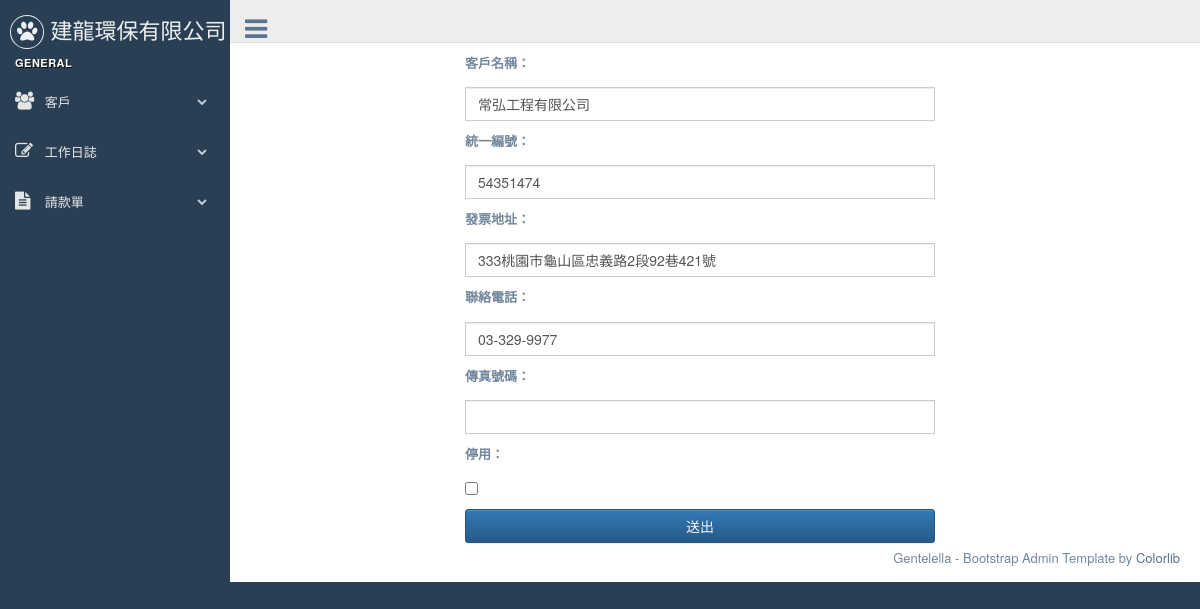
The page /customers/10/edit/ on the database its author committed.
### customers/models.py (models this page shows, shortened)
class Customer(models.Model):
    title = models.CharField(max_length=36, null=False, blank=False, verbose_name='客戶名稱')
    unikey = models.CharField(  max_length=12,null=True, blank=True, verbose_name='統一編號' )
    address = models.CharField( max_length=100, null=True, blank=True, verbose_name='地址')
    phone = models.CharField(max_length=20, null=True, blank=True, verbose_name='電話')
    faxno = models.CharField(max_length=20, null=True, blank=True, verbose_name='傳真')
    invalid = models.BooleanField(default=False, verbose_name='停用')
    create_at = models.DateTimeField(auto_now_add=True, auto_now =False)
    modify = models.DateTimeField(auto_now_add=False, auto_now =True)

### customers/views.py (the view)
# urls.py: url(r'^(?P<pk>\d+)/edit/$', CustomerUpdate.as_view( template_name = 'customers/customer_form.html' ), name="customer_edit" ),
class CustomerUpdate(UpdateView):
    model = Customer
    form_class = CustomerEditForm
    success_url = reverse_lazy('customers:customer_list')

### customers/forms.py
class CustomerEditForm(forms.ModelForm):
    title = forms.CharField( widget= forms.TextInput( attrs={'class':'form-control' } ),label='客戶名稱' )
    unikey = forms.CharField( widget= forms.TextInput( attrs={'class':'form-control' , } ),label='統一編號',required=False )
    address = forms.CharField( widget= forms.TextInput( attrs={'class':'form-control' } ) ,label='發票地址',required=False)
    phone = forms.CharField( widget= forms.TextInput( attrs={'class':'form-control'   } ),label='聯絡電話' ,required=False )
    faxno = forms.CharField( widget= forms.TextInput( attrs={'class':'form-control'  } ),label='傳真號碼',required=False )
    class Meta:
        model = Customer
        exclude = ('create_at','modify' )

### templates/customers/customer_form.html (shortened to what this page needs)
{% extends "base.html" %}
{% block content %}
  <div class="col-sm-6 col-md-6 col-sm-offset-3 col-md-offset-3" >
<form action='' method="POST"  enctype="multipart/form-data" >{% csrf_token %}
  {% for field in form %}
  <div class="fieldWrapper">
          <p>{{ field.label_tag }}</p><p> {{ field }}</p>
      </div>
      {% endfor %}
<input type="submit" class="btn btn-primary form-control" value="送出"/>
</form>
</div>
{% endblock content %}

### rows shown on the page
Customer: form "常弘工程有限公司" "54351474" "333桃園市龜山區忠義路2段92巷421號" "03-329-9977"

### other values the page prints
{{ field.label_tag }} "客戶名稱：" "統一編號：" "發票地址：" "聯絡電話：" "傳真號碼：" "停用："
